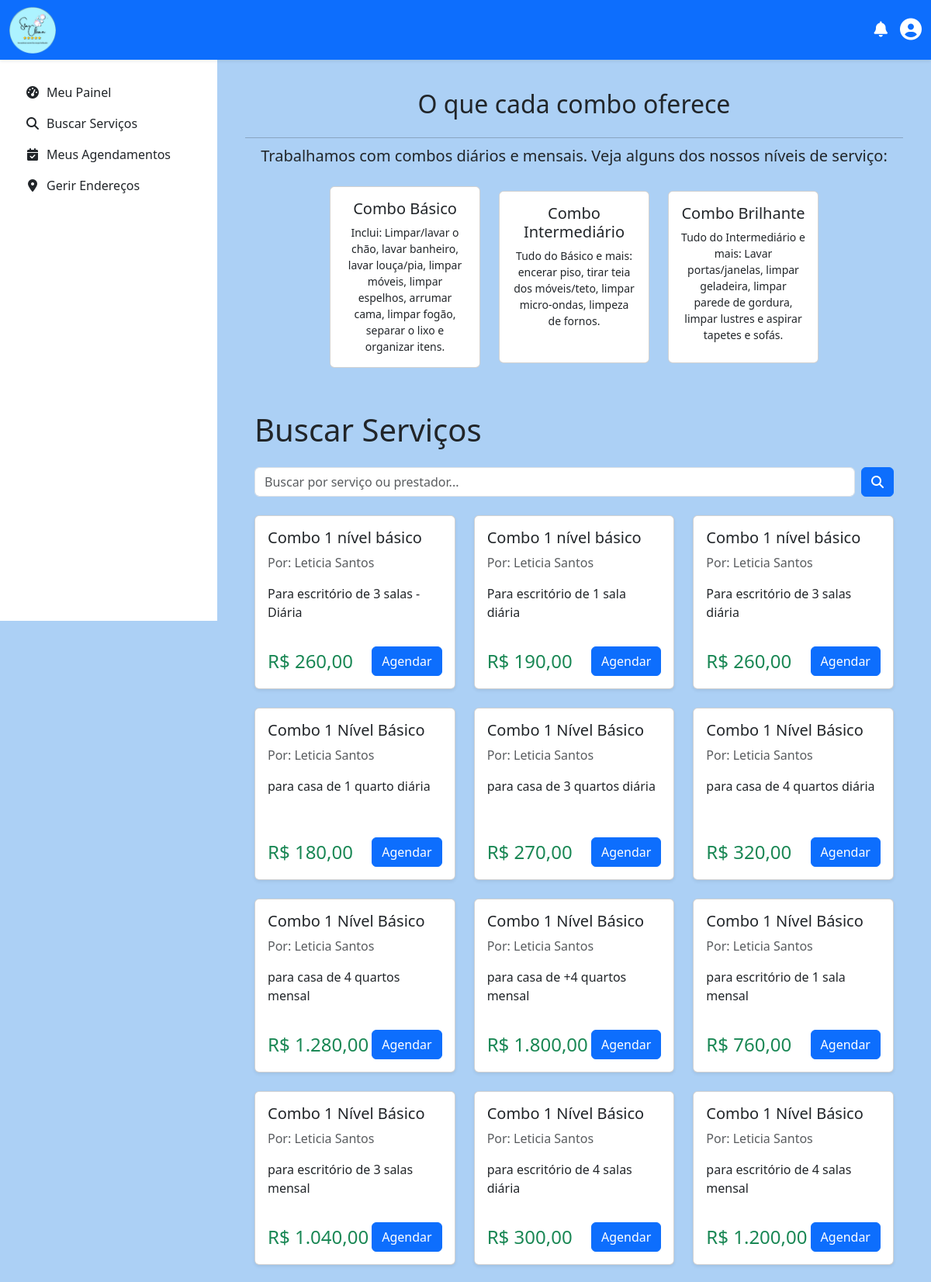
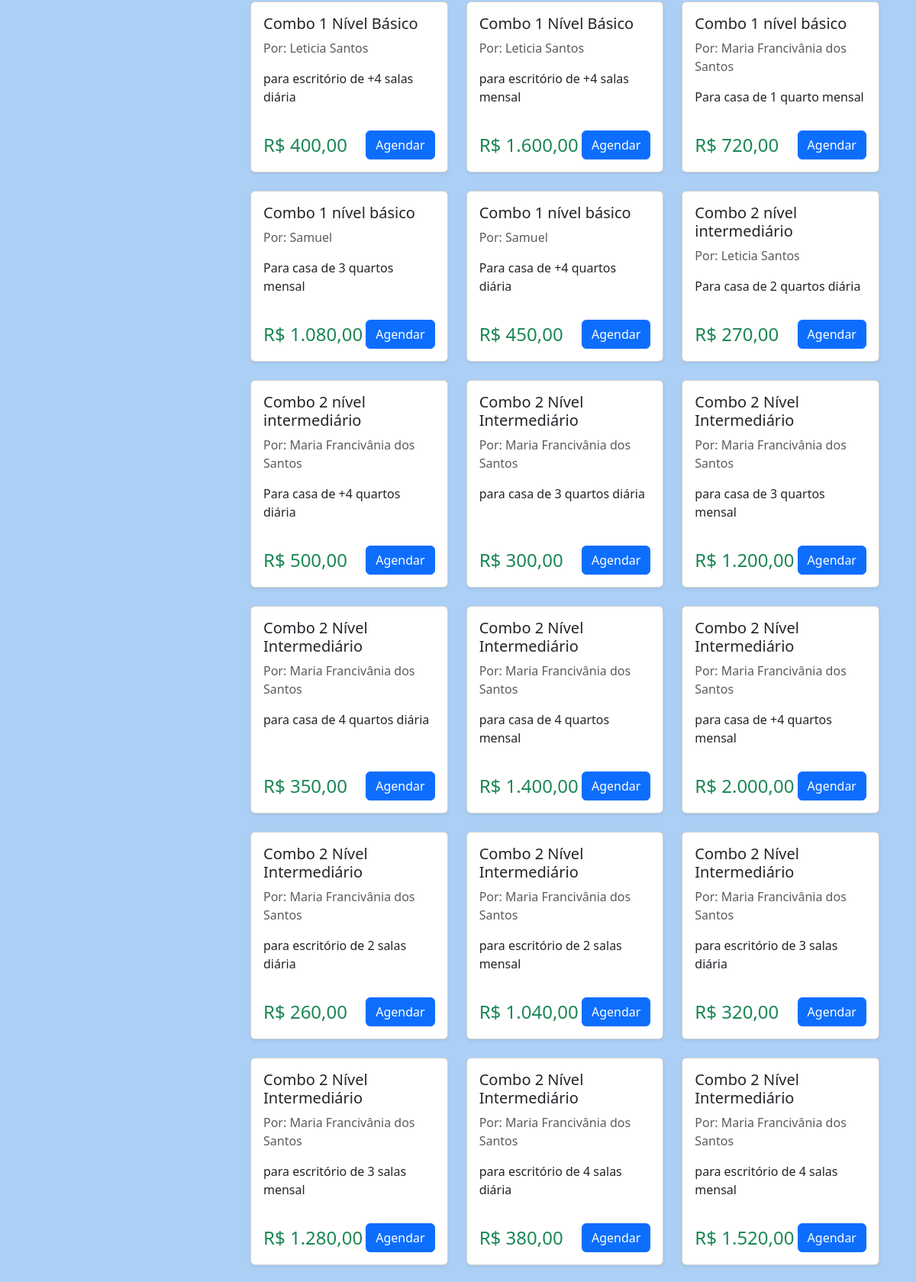
The app's page /cliente/buscar_servicos.php (signed in, upper part) with its own data (2 pictures, top to bottom).
### tables this page shows
CREATE TABLE `servico` (
  `id` int(11) NOT NULL,
  `titulo` varchar(100) NOT NULL,
  `descricao` text NOT NULL,
  `preco` double NOT NULL,
  `duracao_estimada` time DEFAULT NULL,
  `prestador_id` int(11) NOT NULL,
  `oculto` tinyint(1) NOT NULL DEFAULT 0 COMMENT '0 = visível, 1 = oculto'
);

CREATE TABLE `prestador` (
  `id` int(11) NOT NULL,
  `nome` varchar(100) NOT NULL,
  `sobrenome` varchar(100) NOT NULL,
  `cpf` varchar(18) NOT NULL,
  `email` varchar(150) NOT NULL,
  `telefone` varchar(20) NOT NULL,
  `especialidade` varchar(100) NOT NULL,
  `password` varchar(255) NOT NULL,
  `receber_notificacoes_email` tinyint(1) NOT NULL DEFAULT 1,
  `descricao` text NOT NULL,
  `criado_em` timestamp NOT NULL DEFAULT current_timestamp(),
  `atualizado_em` timestamp NOT NULL DEFAULT current_timestamp() ON UPDATE current_timestamp(),
  `Administrador_id` int(11) NOT NULL
);

### cliente/buscar_servicos.php (the view, shortened to what this page needs)
<?php
$servicos = [];
$termo_busca = $_GET['q'] ?? '';
try {
    $pdo = obterConexaoPDO();
    $params = [];
    $sql = "SELECT s.id, s.titulo, s.descricao, s.preco, p.nome AS nome_prestador
            FROM Servico s
            JOIN Prestador p ON s.prestador_id = p.id";
    $sql .= " ORDER BY s.titulo";
    $stmt = $pdo->prepare($sql);
    $stmt->execute($params);
    $servicos = $stmt->fetchAll(PDO::FETCH_ASSOC);
} catch (PDOException $e) {
    $mensagem_erro = "Erro ao buscar os serviços: " . $e->getMessage();
    error_log($mensagem_erro);
}
include '../includes/header.php';
include '../includes/navbar_logged_in.php';
?>
        <?php include '../includes/menu.php'; ?>
<main class="d-flex">
    <?php include '../includes/sidebar.php'; ?>
    <div class="container-fluid p-4 flex-grow-1">
        <div class="container my-3" id="planos">
            <h2 class="text-center mb-4">O que cada combo oferece</h2>
            <hr class="my-2">
            <p class="text-center lead mb-4">Trabalhamos com combos diários e mensais. Veja alguns dos
                nossos níveis de serviço:</p>
            <div class="row align-items-center justify-content-center">
                <div class="col-lg-3 col-md-3 mb-3">
                    <div class="card h-100">
                        <div class="card-body text-center">
                            <h5 class="card-title">Combo Básico</h5>
                            <p class="card-text small">Inclui: Limpar/lavar o chão, lavar banheiro, lavar louça/pia,
                                limpar
                                móveis, limpar espelhos, arrumar cama, limpar fogão, separar o lixo e organizar itens.
                            </p>
                        </div>
                    </div>
                </div>
                <div class="col-lg-3 col-md-3 mb-3">
                    <div class="card h-100">
                        <div class="card-body text-center">
                            <h5 class="card-title">Combo Intermediário</h5>
                            <p class="card-text small">Tudo do Básico e mais: encerar piso, tirar teia dos móveis/teto,
                                limpar micro-ondas, limpeza de fornos.</p>
                        </div>
                    </div>
                </div>
                <div class="col-lg-3 col-md-3 mb-3">
                    <div class="card h-100">
                        <div class="card-body text-center">
                            <h5 class="card-title">Combo Brilhante</h5>
                            <p class="card-text small">Tudo do Intermediário e mais: Lavar portas/janelas, limpar
                                geladeira,
                                limpar parede de gordura, limpar lustres e aspirar tapetes e sofás.</p>
                        </div>
                    </div>
                </div>
            </div>
        </div>
        <div class="container-fluid p-4 flex-grow-1">
            <h1 class="mb-4">Buscar Serviços</h1>
            <div class="mb-4">
                <form action="buscar_servicos.php" method="GET" class="d-flex">
                    <input class="form-control me-2" type="search" name="q"
                        placeholder="Buscar por serviço ou prestador..." value="<?= htmlspecialchars($termo_busca) ?>">
                    <button class="btn btn-primary" type="submit"><i class="fas fa-search"></i></button>
                </form>
            </div>
            <div class="row">
                <?php if (empty($servicos)): ?>
                    <div class="col-12">
                        <div class="alert alert-info" role="alert">
                            Nenhum serviço encontrado para "<?= htmlspecialchars($termo_busca) ?>". Tente uma busca
                            diferente ou
                            limpe o filtro.
                        </div>
                    </div>
                <?php else: ?>
                    <?php foreach ($servicos as $servico): ?>
                        <div class="col-md-6 col-lg-4 mb-4">
                            <div class="card h-100 shadow-sm">
                                <div class="card-body d-flex flex-column">
                                    <h5 class="card-title"><?= htmlspecialchars($servico['titulo']) ?></h5>
                                    <p class="card-text text-muted">Por: <?= htmlspecialchars($servico['nome_prestador']) ?></p>
                                    <p class="card-text flex-grow-1"><?= htmlspecialchars($servico['descricao']) ?></p>
                                    <div class="d-flex justify-content-between align-items-center mt-auto pt-3">
                                        <h4 class="text-success mb-0">R$ <?= number_format($servico['preco'], 2, ',', '.') ?>
                                        </h4>
                                        <a href="agendar.php?servico_id=<?= htmlspecialchars($servico['id']) ?>"
                                            class="btn btn-primary">Agendar</a>
                                    </div>
                                </div>
                            </div>
                        </div>
                    <?php endforeach; ?>
                <?php endif; ?>
            </div>
        </div>
    </div>
</main>
<?php include '../includes/footer.php'; ?>

### includes/star_clean.css (style rules this page uses)
body { padding-top: 75px; }
.card-body { min-height: 220px; }
.card { transition: transform 0.3s ease, box-shadow 0.3s ease; }
@media (min-width: 768px) { main.d-flex > .flex-grow-1 { margin-left: 280px; } }
main.d-flex { flex-grow: 1; }

### records on screen
servico: titulo "Combo 1 nível básico", prestador.nome "Leticia Santos", descricao "Para escritório de 3 salas - Diária", preco "260,00"
servico: titulo "Combo 1 nível básico", prestador.nome "Leticia Santos", descricao "Para escritório de 1 sala diária", preco "190,00"
servico: titulo "Combo 1 nível básico", prestador.nome "Leticia Santos", descricao "Para escritório de 3 salas diária", preco "260,00"
servico: titulo "Combo 1 Nível Básico", prestador.nome "Leticia Santos", descricao "para casa de 1 quarto diária", preco "180,00"
servico: titulo "Combo 1 Nível Básico", prestador.nome "Leticia Santos", descricao "para casa de 3 quartos diária", preco "270,00"
servico: titulo "Combo 1 Nível Básico", prestador.nome "Leticia Santos", descricao "para casa de 4 quartos diária", preco "320,00"
servico: titulo "Combo 1 Nível Básico", prestador.nome "Leticia Santos", descricao "para casa de 4 quartos mensal", preco "1.280,00"
servico: titulo "Combo 1 Nível Básico", prestador.nome "Leticia Santos", descricao "para casa de +4 quartos mensal", preco "1.800,00"
servico: titulo "Combo 1 Nível Básico", prestador.nome "Leticia Santos", descricao "para escritório de 1 sala mensal", preco "760,00"
servico: titulo "Combo 1 Nível Básico", prestador.nome "Leticia Santos", descricao "para escritório de 3 salas mensal", preco "1.040,00"
servico: titulo "Combo 1 Nível Básico", prestador.nome "Leticia Santos", descricao "para escritório de 4 salas diária", preco "300,00"
servico: titulo "Combo 1 Nível Básico", prestador.nome "Leticia Santos", descricao "para escritório de 4 salas mensal", preco "1.200,00"
servico: titulo "Combo 1 Nível Básico", prestador.nome "Leticia Santos", descricao "para escritório de +4 salas diária", preco "400,00"
servico: titulo "Combo 1 Nível Básico", prestador.nome "Leticia Santos", descricao "para escritório de +4 salas mensal", preco "1.600,00"
servico: titulo "Combo 1 nível básico", prestador.nome "Maria Francivânia dos Santos", descricao "Para casa de 1 quarto mensal", preco "720,00"
servico: titulo "Combo 1 nível básico", prestador.nome "Samuel", descricao "Para casa de 3 quartos mensal", preco "1.080,00"
servico: titulo "Combo 1 nível básico", prestador.nome "Samuel", descricao "Para casa de +4 quartos diária", preco "450,00"
servico: titulo "Combo 2 nível intermediário", prestador.nome "Leticia Santos", descricao "Para casa de 2 quartos diária", preco "270,00"
servico: titulo "Combo 2 nível intermediário", prestador.nome "Maria Francivânia dos Santos", descricao "Para casa de +4 quartos diária", preco "500,00"
servico: titulo "Combo 2 Nível Intermediário", prestador.nome "Maria Francivânia dos Santos", descricao "para casa de 3 quartos diária", preco "300,00"
servico: titulo "Combo 2 Nível Intermediário", prestador.nome "Maria Francivânia dos Santos", descricao "para casa de 3 quartos mensal", preco "1.200,00"
servico: titulo "Combo 2 Nível Intermediário", prestador.nome "Maria Francivânia dos Santos", descricao "para casa de 4 quartos diária", preco "350,00"
servico: titulo "Combo 2 Nível Intermediário", prestador.nome "Maria Francivânia dos Santos", descricao "para casa de 4 quartos mensal", preco "1.400,00"
servico: titulo "Combo 2 Nível Intermediário", prestador.nome "Maria Francivânia dos Santos", descricao "para casa de +4 quartos mensal", preco "2.000,00"
servico: titulo "Combo 2 Nível Intermediário", prestador.nome "Maria Francivânia dos Santos", descricao "para escritório de 2 salas diária", preco "260,00"
servico: titulo "Combo 2 Nível Intermediário", prestador.nome "Maria Francivânia dos Santos", descricao "para escritório de 2 salas mensal", preco "1.040,00"
servico: titulo "Combo 2 Nível Intermediário", prestador.nome "Maria Francivânia dos Santos", descricao "para escritório de 3 salas diária", preco "320,00"
servico: titulo "Combo 2 Nível Intermediário", prestador.nome "Maria Francivânia dos Santos", descricao "para escritório de 3 salas mensal", preco "1.280,00"
servico: titulo "Combo 2 Nível Intermediário", prestador.nome "Maria Francivânia dos Santos", descricao "para escritório de 4 salas diária", preco "380,00"
servico: titulo "Combo 2 Nível Intermediário", prestador.nome "Maria Francivânia dos Santos", descricao "para escritório de 4 salas mensal", preco "1.520,00"
